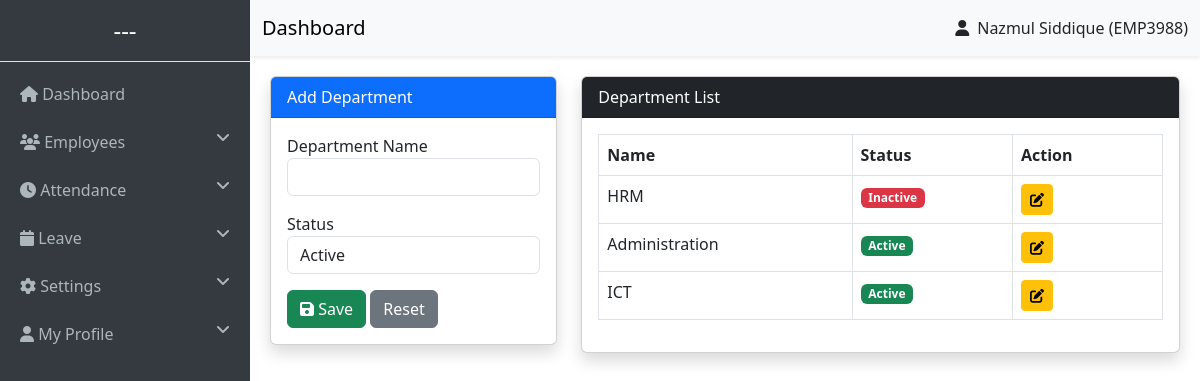
Screenshot of /settings/department.php (signed in) with the database file from the repository.
### tables this page shows
CREATE TABLE `departments` (
  `id` int NOT NULL AUTO_INCREMENT,
  `department_name` varchar(100) NOT NULL,
  `status` enum('active','inactive') DEFAULT 'active',
  `created_at` timestamp NOT NULL DEFAULT CURRENT_TIMESTAMP,
  `updated_at` timestamp NOT NULL DEFAULT CURRENT_TIMESTAMP ON UPDATE CURRENT_TIMESTAMP,
  PRIMARY KEY (`id`)
);

### settings/department.php (the view, shortened to what this page needs)
<?php
$id = $_GET['edit'] ?? null;
$department_name = "";
$status = "active";
?>
<?php include(BASE_PATH . '/includes/header.php'); ?>
<div class="row">
<div class="col-md-4">
    <div class="card shadow">
        <div class="card-header bg-primary text-white">
            <?php echo $id ? "Edit Department" : "Add Department"; ?>
        </div>
        <div class="card-body">
            <form method="POST">
                <label>Department Name</label>
                <input type="text"
                       name="department_name"
                       class="form-control mb-3"
                       value="<?php echo $department_name; ?>"
                       required>
                <label>Status</label>
                <select name="status" class="form-control mb-3">
                    <option value="active" <?php if($status=='active') echo 'selected'; ?>>
                        Active
                    </option>
                </select>
                <button class="btn btn-success">
                    <i class="fa fa-save"></i>
                    <?php echo $id ? "Update" : "Save"; ?>
                </button>
                <a href="department.php" class="btn btn-secondary">Reset</a>
            </form>
        </div>
    </div>
</div>
<div class="col-md-8">
    <div class="card shadow">
        <div class="card-header bg-dark text-white">
            Department List
        </div>
        <div class="card-body">
            <table class="table table-bordered table-hover">
                <thead>
                    <tr>
                        <th>Name</th>
                        <th>Status</th>
                        <th width="150">Action</th>
                    </tr>
                </thead>
                <tbody>
                <?php
                $res = mysqli_query($conn, "SELECT * FROM departments ORDER BY id DESC");
                while ($row = mysqli_fetch_assoc($res)) {
                ?>
                <tr>
                    <td><?php echo $row['department_name']; ?></td>
                    <td>
                        <?php if ($row['status'] == 'active') { ?>
                            <span class="badge bg-success">Active</span>
                        <?php } else { ?>
                            <span class="badge bg-danger">Inactive</span>
                        <?php } ?>
                    </td>
                    <td>
                        <a href="?edit=<?php echo $row['id']; ?>"
                           class="btn btn-warning btn-sm">
                            <i class="fa fa-edit"></i>
                        </a>
                    </td>
                </tr>
                <?php } ?>
                </tbody>
            </table>
        </div>
    </div>
</div>
</div>
<?php include(BASE_PATH . '/includes/footer.php'); ?>

### includes/header.php (style rules this page uses)
body { overflow-x: hidden; }

### rows the page displays
departments: department_name "HRM", status "Inactive"
departments: department_name "Administration", status "Active"
departments: department_name "ICT", status "Active"

### other values shown
$user_name "Nazmul Siddique"
$user_id "EMP3988"
